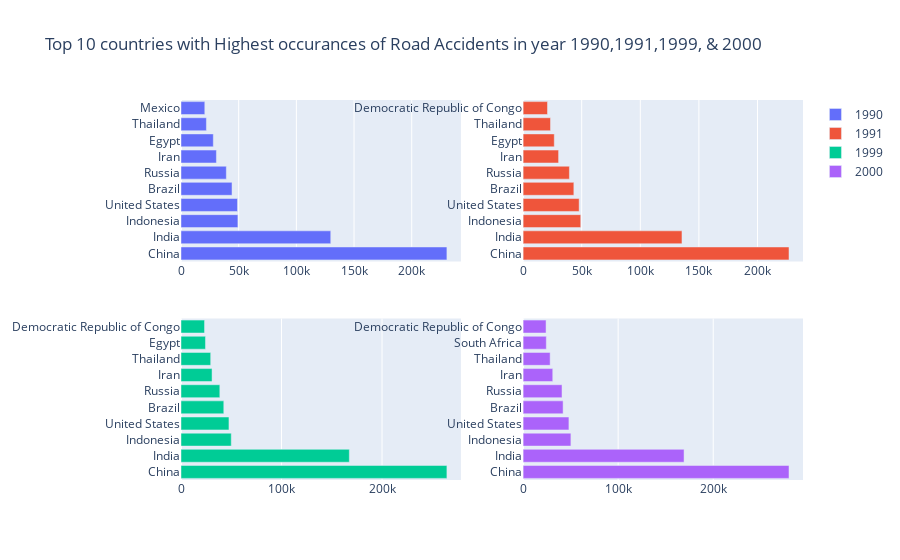

Here is the notebook cell this chart was saved with:
### Code cell
fig = make_subplots(rows=2,cols=2)#,column_titles = ('1990','1991')

country_1990 = top15_country_by_year[top15_country_by_year['Year'] == 1990]
country_1991 = top15_country_by_year[top15_country_by_year['Year'] == 1991]

country_1999 = top15_country_by_year[top15_country_by_year['Year'] == 1999]
country_2000 = top15_country_by_year[top15_country_by_year['Year'] == 2000]


trace_1 = go.Bar(x= country_1990['Deaths'], 
            y = country_1990['Entity'], orientation = 'h',name = '1990' 
           )

trace_2 = go.Bar(x= country_1991['Deaths'], 
            y = country_1991['Entity'], orientation = 'h',name = '1991' 
            )

trace_3 = go.Bar(x= country_1999['Deaths'], 
            y = country_1999['Entity'], orientation = 'h',name = '1999' 
           )

trace_4 = go.Bar(x= country_2000['Deaths'], 
            y = country_2000['Entity'], orientation = 'h',name = '2000' 
            )

fig.append_trace(trace_1,1,1)
fig.append_trace(trace_2,1,2)
fig.append_trace(trace_3,2,1)
fig.append_trace(trace_4,2,2)

fig.update_layout(title_text="Top 10 countries with Highest occurances of Road Accidents in year 1990,1991,1999, & 2000")
fig.show()

### Figure 1 — Plotly figure (JSON) as saved in the notebook; plotly's stock layout.template omitted (floating-point values rounded to 4 significant figures)
{"data": [{"name": "1990", "orientation": "h", "x": [230499, 129821, 49320, 48970, 44236, 39298, 30693, 28020, 22029, 20634], "y": ["China", "India", "Indonesia", "United States", "Brazil", "Russia", "Iran", "Egypt", "Thailand", "Mexico"], "type": "bar", "xaxis": "x", "yaxis": "y"}, {"name": "1991", "orientation": "h", "x": [226876, 135557, 49190, 47833, 43302, 39515, 30285, 26592, 23369, 20831], "y": ["China", "India", "Indonesia", "United States", "Brazil", "Russia", "Iran", "Egypt", "Thailand", "Democratic Republic of Congo"], "type": "bar", "xaxis": "x2", "yaxis": "y2"}, {"name": "1999", "orientation": "h", "x": [264540, 167469, 50003, 47717, 42575, 38627, 30889, 29536, 24356, 23416], "y": ["China", "India", "Indonesia", "United States", "Brazil", "Russia", "Iran", "Thailand", "Egypt", "Democratic Republic of Congo"], "type": "bar", "xaxis": "x3", "yaxis": "y3"}, {"name": "2000", "orientation": "h", "x": [279743, 169328, 50289, 48207, 42084, 40948, 31188, 28444, 24428, 24142], "y": ["China", "India", "Indonesia", "United States", "Brazil", "Russia", "Iran", "Thailand", "South Africa", "Democratic Republic of Congo"], "type": "bar", "xaxis": "x4", "yaxis": "y4"}], "layout": {"xaxis": {"anchor": "y", "domain": [0, 0.45], "type": "linear", "range": [0, 242600.0], "autorange": true}, "yaxis": {"anchor": "x", "domain": [0.575, 1], "type": "category", "range": [-0.5, 9.5], "autorange": true}, "xaxis2": {"anchor": "y2", "domain": [0.55, 1], "type": "linear", "range": [0, 238800.0], "autorange": true}, "yaxis2": {"anchor": "x2", "domain": [0.575, 1], "type": "category", "range": [-0.5, 9.5], "autorange": true}, "xaxis3": {"anchor": "y3", "domain": [0, 0.45], "type": "linear", "range": [0, 278500.0], "autorange": true}, "yaxis3": {"anchor": "x3", "domain": [0, 0.425], "type": "category", "range": [-0.5, 9.5], "autorange": true}, "xaxis4": {"anchor": "y4", "domain": [0.55, 1], "type": "linear", "range": [0, 294500.0], "autorange": true}, "yaxis4": {"anchor": "x4", "domain": [0, 0.425], "type": "category", "range": [-0.5, 9.5], "autorange": true}, "title": {"text": "Top 10 countries with Highest occurances of Road Accidents in year 1990,1991,1999, & 2000"}, "autosize": true}}
